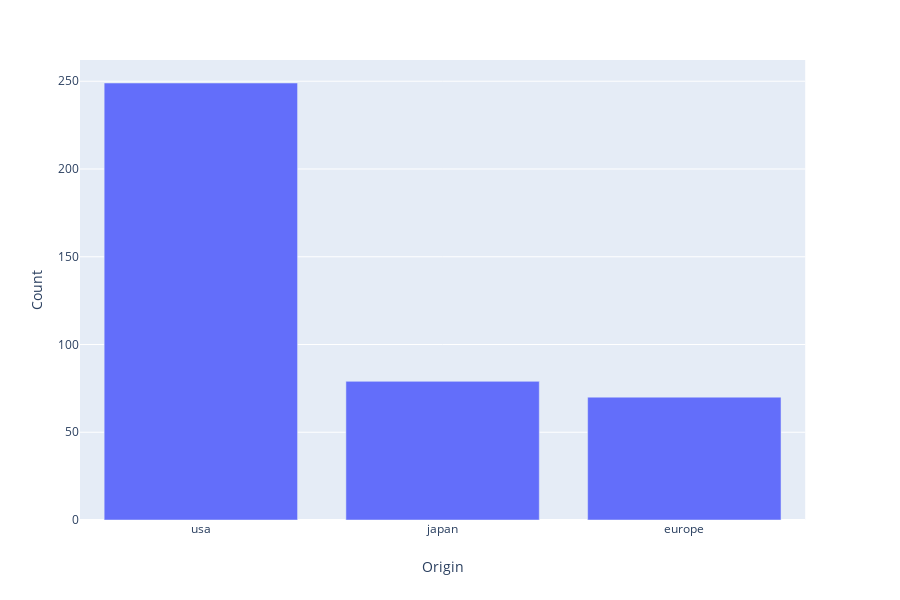

The cell this chart's notebook holds for it:
### Code cell
df_count_car = df.origin.value_counts().to_frame().reset_index()
df_count_car.columns = ['Origin', 'Count']
f = px.bar(df_count_car,x = 'Origin', y = 'Count')
f.show()

### Figure 1 — Plotly figure (JSON) as saved in the notebook; plotly's stock layout.template omitted (floating-point values rounded to 4 significant figures)
{"data": [{"alignmentgroup": "True", "hoverlabel": {"namelength": 0}, "hovertemplate": "Origin=%{x}<br>Count=%{y}", "legendgroup": "", "marker": {"color": "#636efa"}, "name": "", "offsetgroup": "", "orientation": "v", "showlegend": false, "textposition": "auto", "type": "bar", "x": ["usa", "japan", "europe"], "xaxis": "x", "y": [249, 79, 70], "yaxis": "y"}], "layout": {"barmode": "relative", "height": 600, "legend": {"tracegroupgap": 0}, "margin": {"t": 60}, "xaxis": {"anchor": "y", "domain": [0, 0.98], "title": {"text": "Origin"}}, "yaxis": {"anchor": "x", "domain": [0, 1], "title": {"text": "Count"}}}}
